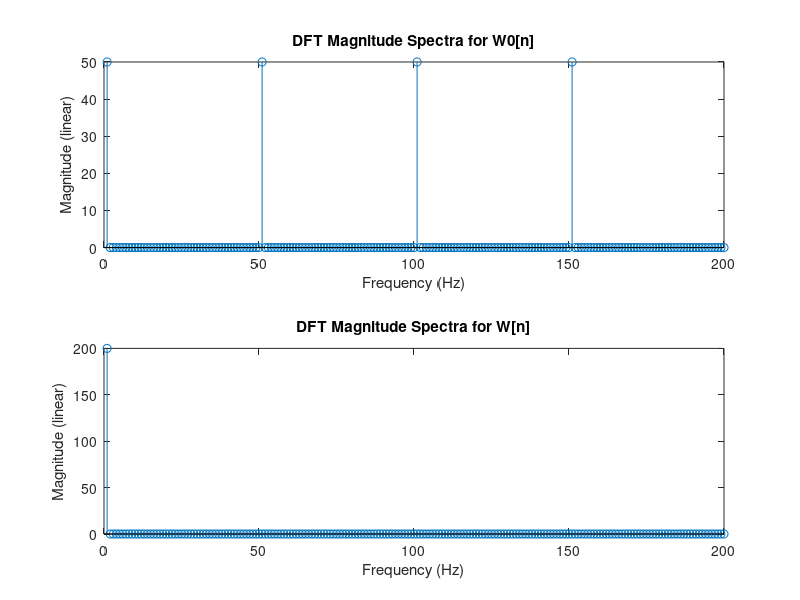
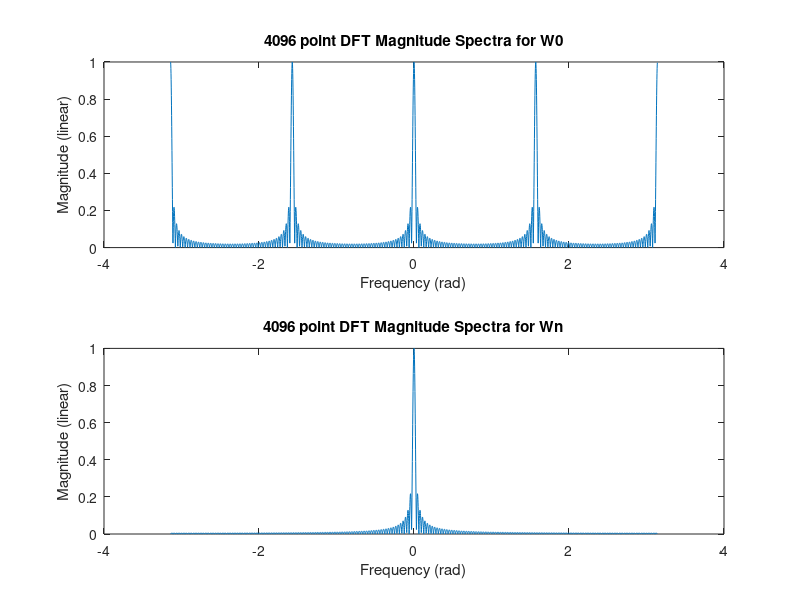
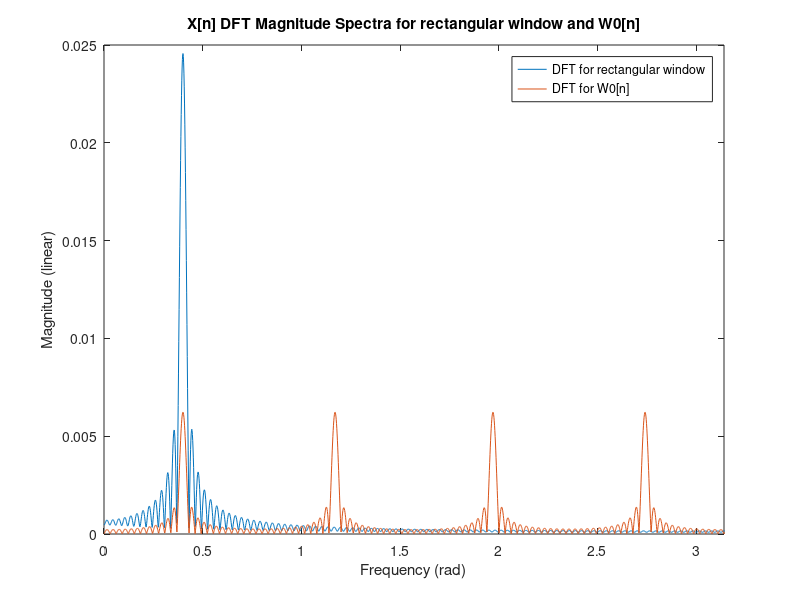

MATLAB code to generate these figures, in order: (Note: this script raises an error after producing the figures.)
%Aliza Meller DSP HW1
close all; 
clc;
clear;

%% Question 2
% Part c
fs = 50000; 
binfreqs = colon(0,(fs/256),fs);
f1 = 10000; 
f2 = 40000; 

% index1-1 and index2-1 are the indices where peaks occur 
[c1, index1] = min(abs(binfreqs-f1)); %find index that has a value closest to 10kHz
[c2, index2] = min(abs(binfreqs-f2)); %find index that has a value closest to 40kHz

k1 = binfreqs(index1); 
k2 = binfreqs(index2);

offset1 = abs(k1 - f1); 
offset2 = abs(k2 - f2);

%calculating the straddle loss
straddle1 = 20*log10(1/abs(diric((2*pi/fs)*(offset1), 250))); % not 256 because it is padded with 0s
straddle2 = 20*log10(1/abs(diric((2*pi/fs)*(offset2), 250)));

% Part d
f = 20000;
n = 0:249; 

% obtain the hamming window
hammingWindow = (hamming(250)).';

offset3 = sum(exp(-1*(2*pi*offset1/fs)*j*n) .* hammingWindow); 
offset4 = sum(exp(-1*(2*pi*offset2/fs)*j*n) .* hammingWindow); 

w0 = abs(sum(exp(0*(n)) .* hammingWindow));

%calculate straddle loss
straddle3 = -20*log10((abs(offset3))/w0);
straddle4 = -20*log10((abs(offset4))/w0);

% Part e
binfreqs2 = colon(0,(fs/1024),fs);

[c3, index3] = min(abs(binfreqs2-f1)); 
[c4, index4] = min(abs(binfreqs2-f2));

k3 = binfreqs2(index3);
k4 = binfreqs2(index4);

offset5a = abs(k3 - f1); 
offset6a = abs(k4 - f2);

%computing straddle loss without a hamming window
straddle5a = 20*log10(1/abs(diric((2*pi/fs)*(offset5a), 250)));
straddle6a = 20*log10(1/abs(diric((2*pi/fs)*(offset6a), 250)));

offset5b = sum(exp(-1*(2*pi*offset5a/fs)*j*n) .* hammingWindow); 
offset6b = sum(exp(-1*(2*pi*offset6a/fs)*j*n) .* hammingWindow); 

%computing straddle loss with a hamming window
straddle5b = -20*log10((abs(offset5b))/w0);
straddle6b = -20*log10((abs(offset6b))/w0);

%% Question 4
% Part b
N = 200;
W0 = zeros(1, N);
Wn = ones(1, N);

%for loop used to make W0[4m] = 1 for integer m
for i = 1:200
    if mod(i-1, 4) == 0 
           W0(i) = 1; 
    end
end

%computing 200 point DFTs of W[n] and W0[n]
DFT1_0 = abs(fft(W0, N));
DFT1_n = abs(fft(Wn, N)); 

figure;
subplot(2,1,1);
stem(DFT1_0);
title('DFT Magnitude Spectra for W0[n]');
xlabel('Frequency (Hz)');
ylabel('Magnitude (linear)');

subplot(2,1,2);
stem(DFT1_n);
title('DFT Magnitude Spectra for W[n]');
xlabel('Frequency (Hz)');
ylabel('Magnitude (linear)');

hold on;

% Part c
N0 = 2^12;
%calculating DFTs of rectangular window W[n] and W0[n]
DFT2_0 = fftshift(fft(W0, N0));
DFT2_n = fftshift(fft(Wn, N0)); 

normalizedDFT2_0 = abs(DFT2_0)./max(DFT2_0);
normalizedDFT2_n = abs(DFT2_n)./max(DFT2_n); 

%range in radians
rad = 2*pi*(-(N0)/2:((N0)/2)-1)/(N0);

figure;
subplot(2,1,1);
plot(rad, normalizedDFT2_0);
title('4096 point DFT Magnitude Spectra for W0');
xlabel('Frequency (rad)');
ylabel('Magnitude (linear)');

subplot(2,1,2);
plot(rad, normalizedDFT2_n);
title('4096 point DFT Magnitude Spectra for Wn');
xlabel('Frequency (rad)');
ylabel('Magnitude (linear)');

% Part d
A = 1;
theta = 0;
w_0 = 0.4;
xn = A*cos((w_0 + theta)*(0:199));
xn_W0 = xn.*W0;

%computing DFT of both the rectangular window and W0[n]
DFT3_xn = abs(fft(xn, N0)/N0);
DFT3_xn_W0 = abs(fft(xn_W0, N0)/N0);

%range in radians
rad2 = 2*pi*(0:N0-1)/N0;

figure
plot(rad2, DFT3_xn);
title('X[n] DFT Magnitude Spectra for rectangular window and W0[n]');
hold on
plot(rad2, DFT3_xn_W0);
legend('DFT for rectangular window','DFT for W0[n]')
%setting the range to 0 <= w <= pi
xlim([0, pi]);
xlabel('Frequency (rad)');
ylabel('Magnitude (linear)');

% Part e
% The spectral resolution can be seen through the fuzziness of the plots. In
% this plot, the spectral resolution appears to be the same for the two
% windows. 

%% Question 5
load handel.mat
% Part a
y8s = y(1:65536);
yBlocks = reshape(y8s, Fs, 8);

DFT = abs(fft(yBlocks, Fs));

figure
plot(DFT);
title('DFT Magnitude Spectra (linear scale) of music sample');
xlabel('Frequency (Hz)');
ylabel('Magnitude (linear)');
xlim([0, Fs/2]);
 
% There are peaks at around 574Hz and 1125 Hz and 1125 is approximmately
% twice 574. 
% The frequencies we are hearing are those peak frequences (i.e. the loudest ones) and the 
% harmonics (the smaller peaks) contribute to how we hear the sound even though they are hard
% to make out because they are used to determine the pitch. 

% Part b
pxx = mag2db(pwelch(y, Fs/2, Fs/4, Fs));
figure
plot(pxx);
title('Periodogram for the whole music signal');
xlabel('Frequency (Hz)');
ylabel('Magnitude (dB)');
%limiting the x-range from 0 to Fs/2
xlim([0, Fs/2]);

% Part c
% The peaks in the DFTs of the individual music segments are at the same 
% frequencies as in the periodogram. These peaks occur at approximate integer multiples
% of ~574Hz (~1125Hz, ~1696Hz, ~2260Hz) and they represent the harmonics. 

% Part d
figure
spectrogram(y,Fs/2,Fs/8,Fs/2);
title('A graph of the spectrogram');
xlabel('Frequency (Hz)');
ylabel('Time (s)');


